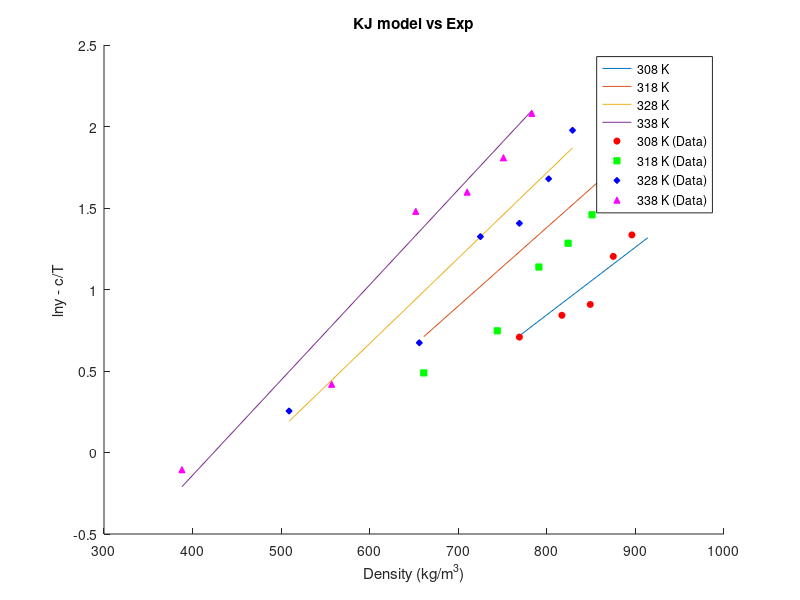
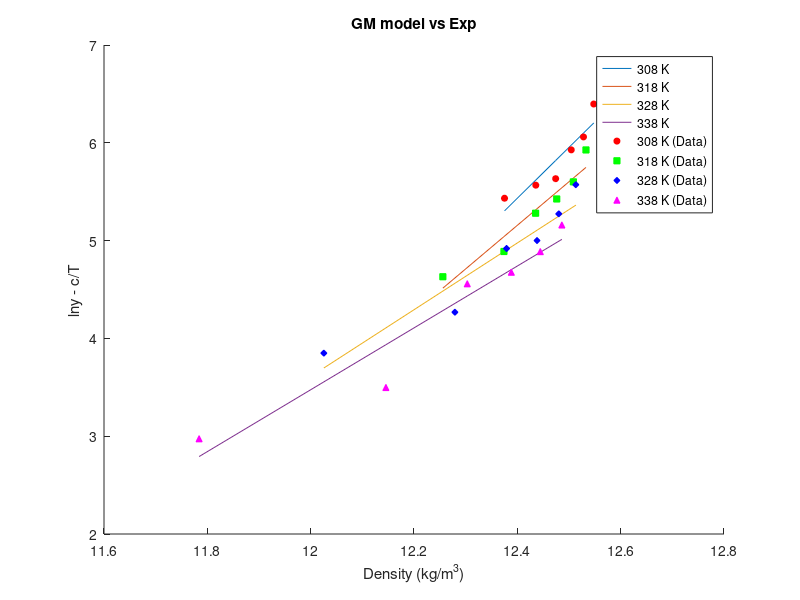

Reproduce these figures in MATLAB, in order.
clear;
% SC CO2 Thermo info
T_c_CO2 = 304.18;       % Critical Temp [Kelvin]
P_c_CO2 = 73.8;         % Critical Pressure [bar]
omega_CO2 = 0.225;      % Omega [-]

% Drug Thermo info
T_c_drug = 1149.5;      % Critical Temp [Kelvin]
P_c_drug = 10.57;       % Critical Pressure [bar]
omega_drug = 2.0964;    % Omega [-]

% Genral info
T = [308 318 328 338];              % Temp range
P = 1:1:300;                        % Pressure range from 1 to 300 bar with step of 1
k_ij = [0.103 0.117 0.126 0.134];   % Binary interaction parameter for PR/KM EoS
R = 8.314;                          % Gas Constant [J/mol·K]

Mw_drug = 598.5;
Mw_CO2 = 44.01;
Mw_methanol = 32.04;

rho_CO2 =   [769 817 849 875 896 914;
            661 744 791 824 851 872;
            509 656 725 769 802 829;
            388 557 652 710 751 783];               % Density [kg/m3]

y_b =   [2.03 2.32 2.48 3.33 3.80 5.32;
        1.63 2.11 3.12 3.61 4.30 5.96;
        1.29 1.96 3.76 4.08 5.36 7.22;
        0.90 1.52 4.39 4.94 6.10 8.01];        % mole fraction

y_a = y_b/10^6;

ln_y_b = log(y_b);
ln_y_a = log(y_a);

% KJ Model info
a_KJ = -2.4761;
b_KJ = [0.0041509,0.0048209,0.0052409,0.0058409];
c_KJ = -4550.5306;

ln_y_KJ = zeros(4,6);
ln_y_KJ_cT = zeros(4,6);

for n=1:4
    for i=1:6
        ln_y_KJ(n,i) = a_KJ + b_KJ(n)*rho_CO2(n,i) + c_KJ/T(n);
        ln_y_KJ_cT(n,i) = ln_y_KJ(n,i) - c_KJ/T(n);

    end
end

figure(1);
hold on;

% Plot lines
plot(rho_CO2(1,:), ln_y_KJ_cT(1,:), 'DisplayName', '308 K');
plot(rho_CO2(2,:), ln_y_KJ_cT(2,:), 'DisplayName', '318 K');
plot(rho_CO2(3,:), ln_y_KJ_cT(3,:), 'DisplayName', '328 K');
plot(rho_CO2(4,:), ln_y_KJ_cT(4,:), 'DisplayName', '338 K');

% Scatter points
scatter(rho_CO2(1,:), ln_y_b(1,:), 20, 'r', 'o', 'MarkerFaceColor', 'r', 'DisplayName', '308 K (Data)');
scatter(rho_CO2(2,:), ln_y_b(2,:), 20, 'g', 's', 'MarkerFaceColor', 'g', 'DisplayName', '318 K (Data)');
scatter(rho_CO2(3,:), ln_y_b(3,:), 20, 'b', 'd', 'MarkerFaceColor', 'b', 'DisplayName', '328 K (Data)');
scatter(rho_CO2(4,:), ln_y_b(4,:), 20, 'm', '^', 'MarkerFaceColor', 'm', 'DisplayName', '338 K (Data)');

xlabel('Density (kg/m^3)');
ylabel('lny - c/T');

legend('Location', 'best');
title('KJ model vs Exp');



% GM Model info
a_GM = [-59.074,-50.113,-37.359,-34.48];
b_GM = -5710.4987;
c_GM = [5.2022,4.4572,3.4141,3.1629];

ln_y_GM = zeros(4,6);
y_axis = zeros(4,6);
x_axis = zeros(4,6);

y_GM = zeros(4,6);
for n=1:4
    for i=1:6
        ln_y_GM(n,i) = a_GM(n) + b_GM/T(n) + c_GM(n)*log(rho_CO2(n,i)*T(n));
        y_axis(n,i) = ln_y_GM(n,i) - b_GM/T(n);
        x_axis(n,i) = log(rho_CO2(n,i)*T(n));
        y_GM(n,i) = ln_y_a(n,i) - b_GM/T(n);
    end
end 

figure(2);
hold on;

% Plot lines
plot(x_axis(1,:), y_axis(1,:), 'DisplayName', '308 K');
plot(x_axis(2,:), y_axis(2,:), 'DisplayName', '318 K');
plot(x_axis(3,:), y_axis(3,:), 'DisplayName', '328 K');
plot(x_axis(4,:), y_axis(4,:), 'DisplayName', '338 K');

% Scatter points
scatter(x_axis(1,:), y_GM(1,:), 20, 'r', 'o', 'MarkerFaceColor', 'r', 'DisplayName', '308 K (Data)');
scatter(x_axis(2,:), y_GM(2,:), 20, 'g', 's', 'MarkerFaceColor', 'g', 'DisplayName', '318 K (Data)');
scatter(x_axis(3,:), y_GM(3,:), 20, 'b', 'd', 'MarkerFaceColor', 'b', 'DisplayName', '328 K (Data)');
scatter(x_axis(4,:), y_GM(4,:), 20, 'm', '^', 'MarkerFaceColor', 'm', 'DisplayName', '338 K (Data)');

xlabel('Density (kg/m^3)');
ylabel('lny - c/T');

legend('Location', 'best');
title('GM model vs Exp');


% Chrastil Model info
a_Chrastil = 4.5889;
b_Chrastil = -12.7501;
c_Chrastil = -6759.0921;



% Bartle et al. Model info
a_Bartle = 13.2886;
b_Bartle = 9.0827;
c_Bartle = -6845.6966;

% Sung-Shim Model info
a_Sung = 5.7399;
b_Sung = -606.0322;
c_Sung = -447.5124;
d_Sung = -36.8120;

% Bian et al model info
a_Bian = 4.2910;
b_Bian = -4806.5989;
c_Bian = 0.0355;
d_Bian = -1.0456;
e_Bian = -9.5861*10^4;

% Sodeifian model info
a_Sodeifian = -16.8909;
b_Sodeifian = -13.0866*10^3;
c_Sodeifian = 1.4181;
d_Sodeifian = 1.1071*10^3;
e_Sodeifian = -2.9406*10^3;
f_Sodeifian = -838.2700;
